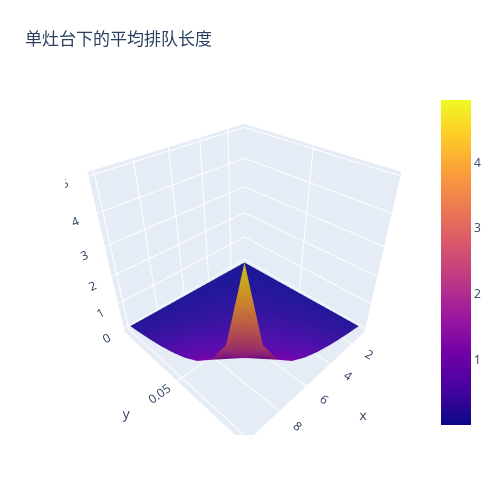

Notebook code cell kept with this figure:
### Markdown cell above
#### 绘制仿真结果

### Code cell
import plotly.graph_objects as go
import pandas as pd

fig = go.Figure(data=[go.Surface(z=k_avg.values, x=k_avg.index, y=k_avg.columns)])
fig.update_layout(title='单灶台下的平均排队长度', autosize=False,
                  width=500, height=500,
                  margin=dict(l=65, r=50, b=65, t=90))
fig.show()
